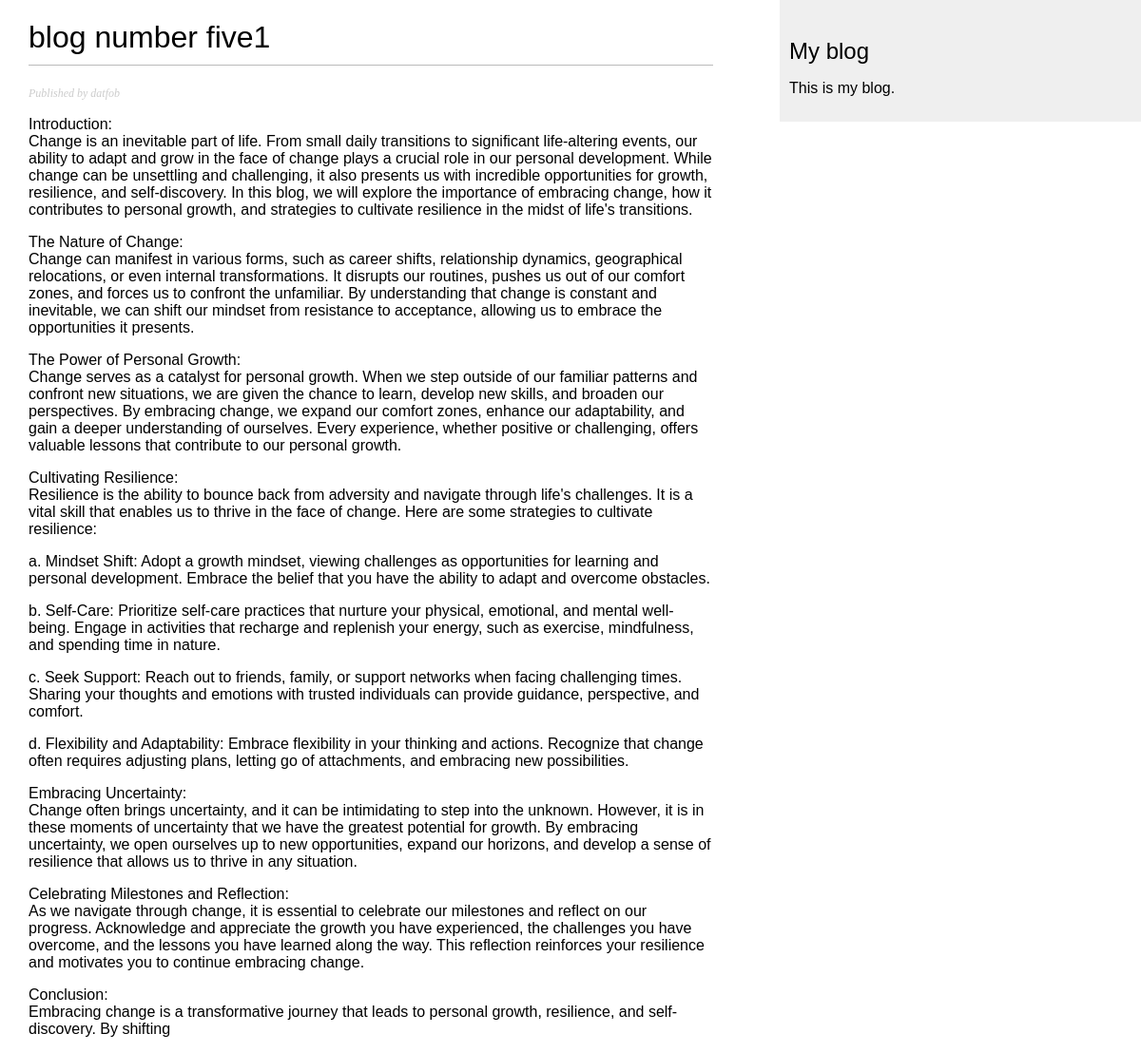
The app's page /blog/2023/5/24/blog-number-five1/ with its own data.
### blog/models.py (models this page shows, shortened)
class Post(models.Model):
    class Status(models.TextChoices): # https://docs.djangoproject.com/en/4.2/ref/models/fields/#choices
        DRAFT = ('DF', 'Draft')
        PUBLISHED = ('PB', 'Published')
    objects = models.Manager()
    published_manager = PublishedManager()
    title = models.CharField(max_length=250)
    slug = models.SlugField(max_length=250,
                            unique_for_date='published')
    author = models.ForeignKey(User,
                               on_delete=models.CASCADE,
                               related_name='blog_posts')
    body = models.TextField()
    published = models.DateTimeField(default=timezone.now)
    created = models.DateTimeField(auto_now_add=True)
    updated = models.DateTimeField(auto_now=True)
    status = models.CharField(max_length=2,
                              choices = Status.choices,
                              default = Status.DRAFT)
    class Meta:
        ordering = ['-published']
        indexes= [
            models.Index(fields= ['-published']),
        ]

### blog/views.py (the view)
def post_detail(request, year, month, day,post):
    try:
        post = get_object_or_404(Post,
                                 slug=post,
                                 published__year=year,
                                 published__month=month,
                                 published__day=day)
    except Post.DoesNotExist:
        raise Http404("No post found")
    return render(request,
                  'blog/post/detail.html',
                  {'post': post})

### blog/templates/blog/post/detail.html (shortened to what this page needs)
{% extends "blog/base.html" %}
{% block content %}
<h1>{{post.title}}</h1>
<p class="date">
    Published {{post.publish}} by {{post.author}}
</p>
{{ post.body|linebreaks}}
{% endblock %}

### blog/static/css/blog.css (style rules this page uses)
body { margin: 0; padding: 0; font-family: helvetica, sans-serif; }
h1 { font-weight: normal; border-bottom: 1px solid #bbb; padding: 0 0 10px 0; }
p.date { color: #ccc; font-family: georgia, serif; font-size: 12px; font-style: italic; }

### records on screen
Post: title "blog number five1", author "datfob", body "Introduction: Change is an inevitable part of life. From small daily transitions to significant life-altering events, our ability to adapt and grow in the face of change plays a crucial role in our personal development. While change can be unsettling and challenging, it also presents us with incredible opportunities for growth, resilience, and self-discovery. In this blog, we will explore the importance of embracing change, how it contributes to personal growth, and strategies to cultivate resilience in the midst of life's transitions. The Nature of Change: Change can manifest in various forms, such as career shifts, relationship dynamics, geographical relocations, or even internal…"
